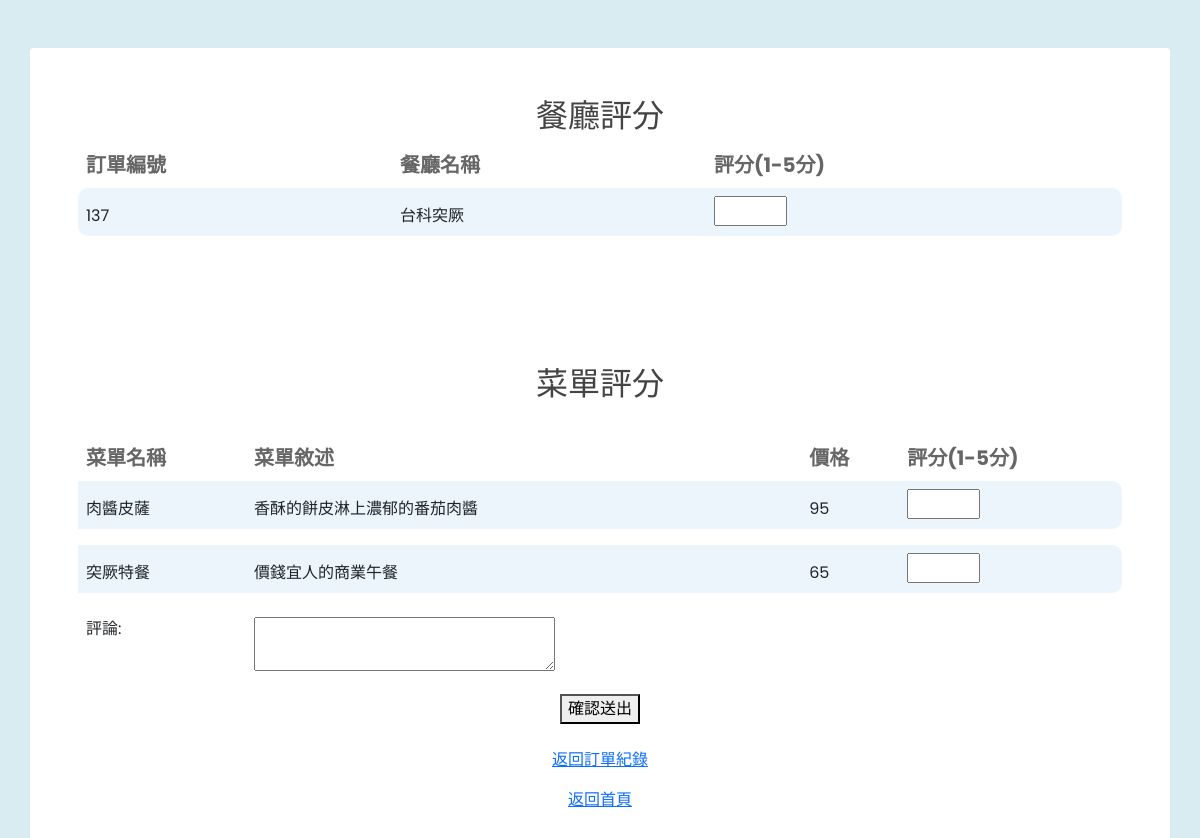
Screenshot of /app/rating/add_review.php?order_id=137&restaurant_name=台科突厥 (signed in) with the database file from the repository.
### tables this page shows
CREATE TABLE `menu_items` (
  `item_id` int(11) NOT NULL,
  `restaurant_id` int(11) NOT NULL,
  `name` char(50) NOT NULL,
  `description` text NOT NULL,
  `price` int(11) NOT NULL
);

### app/rating/add_review.php (the view, shortened to what this page needs)
<!doctype html>
<html>
    <head>
        <link href='https://stackpath.bootstrapcdn.com/bootstrap/5.0.0-alpha1/css/bootstrap.min.css' rel='stylesheet'>
        <link href='https://cdnjs.cloudflare.com/ajax/libs/font-awesome/4.7.0/css/font-awesome.min.css' rel='stylesheet'>
</head>
<body oncontextmenu='return false' class='snippet-body'>
<?php echo "<form method='post' action='submit_review.php'>";?>
<div class="container rounded mt-5 bg-white p-md-5">
    <div class="h2 font-weight-bold" align='center'>餐廳評分</div>
    <div class="table-responsive">
        <table class="table">
            <thead>
                <tr>
                    <th scope="col">訂單編號</th>
                    <th scope="col">餐廳名稱</th>
                    <th scope="col">評分(1-5分)</th>
                </tr>
            </thead>
            <tbody>
            <?php
                require_once('../../config/config.php');
                $order_id = $_GET['order_id'];
                $restaurant_name = $_GET['restaurant_name'];
                $select_order_items_sql = "SELECT menu_items.item_id AS menu_item_id,menu_items.restaurant_id,menu_items.name, menu_items.description , menu_items.price FROM order_items
                INNER JOIN menu_items ON order_items.item_id = menu_items.item_id
                WHERE order_items.order_id = $order_id";
                $result = mysqli_query($conn, $select_order_items_sql);
                if ($result) {
                    echo "
                    <tr class='bg-blue'>
                        <td class='pt-3'>" . $order_id . "</td>
                        <td class='pt-3 mt-1'>" . $restaurant_name . "</td>
                        <td><input type='number' name='restaurant_rating' min='1' max='5' required></td>
                    </tr>
                    <tr id='spacing-row'>
                        <td></td>
                    </tr>";
                } else {
                    echo "<tr><td colspan='6' style='text-align: center;'>尚未新增菜單</td></tr>";
                }
		        ?>
            </tbody>
        </table>
        <br><br><br><br>
    <div class="h2 font-weight-bold" align='center'>菜單評分</div>
    <div class="table-responsive">
        <table class="table">
            <thead>
                <tr>
                    <th scope="col">菜單名稱</th>
                    <th scope="col">菜單敘述</th>
                    <th scope="col">價格</th>
                    <th scope="col">評分(1-5分)</th>
                </tr>
            </thead>
            <tbody>
            <?php
                while ($row = mysqli_fetch_array($result, MYSQLI_ASSOC)) {
                    echo "
                    <tr class='bg-blue'>
                        <input type='hidden' name='user_id' value='" . $_SESSION['user_id'] . "'>
                        <input type='hidden' name='restaurant_id' value='" . $row["restaurant_id"] . "'>
                        <input type='hidden' name='menu_item_id[]' value='" . $row["menu_item_id"] . "'>
                        <td class='pt-3'>" . $row["name"] . "</td>
                        <td class='pt-3 mt-1'>" . $row["description"] . "</td>
                        <td class='pt-3'>" . $row["price"] . "</td>
                        <td><input type='number' name='menu_item_rating[]' min='1' max='5' required></td>
                    </tr>
                    <tr id='spacing-row'>
                        <td></td>
                    </tr>";
                }
                echo "<tr>";
                echo "<td><label for='comment'>評論:</label></td>";
                echo "<td><textarea name='comment' required></textarea></td>";
                echo "</tr>";
                echo "<tr>";
                echo "<br><td colspan='7' style='text-align: center;'><button type='submit'>確認送出</button></td>";
                echo "</tr>";
		        ?>
            </tbody>
        </table>
        <p align='center'><a href='../user/order_history.php'>返回訂單紀錄</a><p>
        <p align='center'><a href='../user/dashboard.php'>返回首頁</a><p>
    </div>
</div>
<?php
    echo "</form>";
?>
</body>
</html>

### app/rating/add_review.php (style rules this page uses)
* { box-sizing: border-box }
body { background-color: #d9ecf2; font-family: 'Poppins', sans-serif; color: #666 }
.h2 { color: #444; font-family: 'PT Sans', sans-serif }
thead { font-family: 'Poppins', sans-serif; font-weight: bolder; font-size: 20px; color: #666 }
.bg-blue { background-color: #EBF5FB; border-radius: 8px }
.table thead th, .table td { border: none }
.table tbody td:first-child { border-bottom-left-radius: 10px; border-top-left-radius: 10px }
.table tbody td:last-child { border-bottom-right-radius: 10px; border-top-right-radius: 10px }
#spacing-row { height: 10px }

### rows the page displays
menu_items: name "肉醬皮薩", description "香酥的餅皮淋上濃郁的番茄肉醬", price "95"
menu_items: name "突厥特餐", description "價錢宜人的商業午餐", price "65"

### other values shown
$order_id "137"
$restaurant_name "台科突厥"
